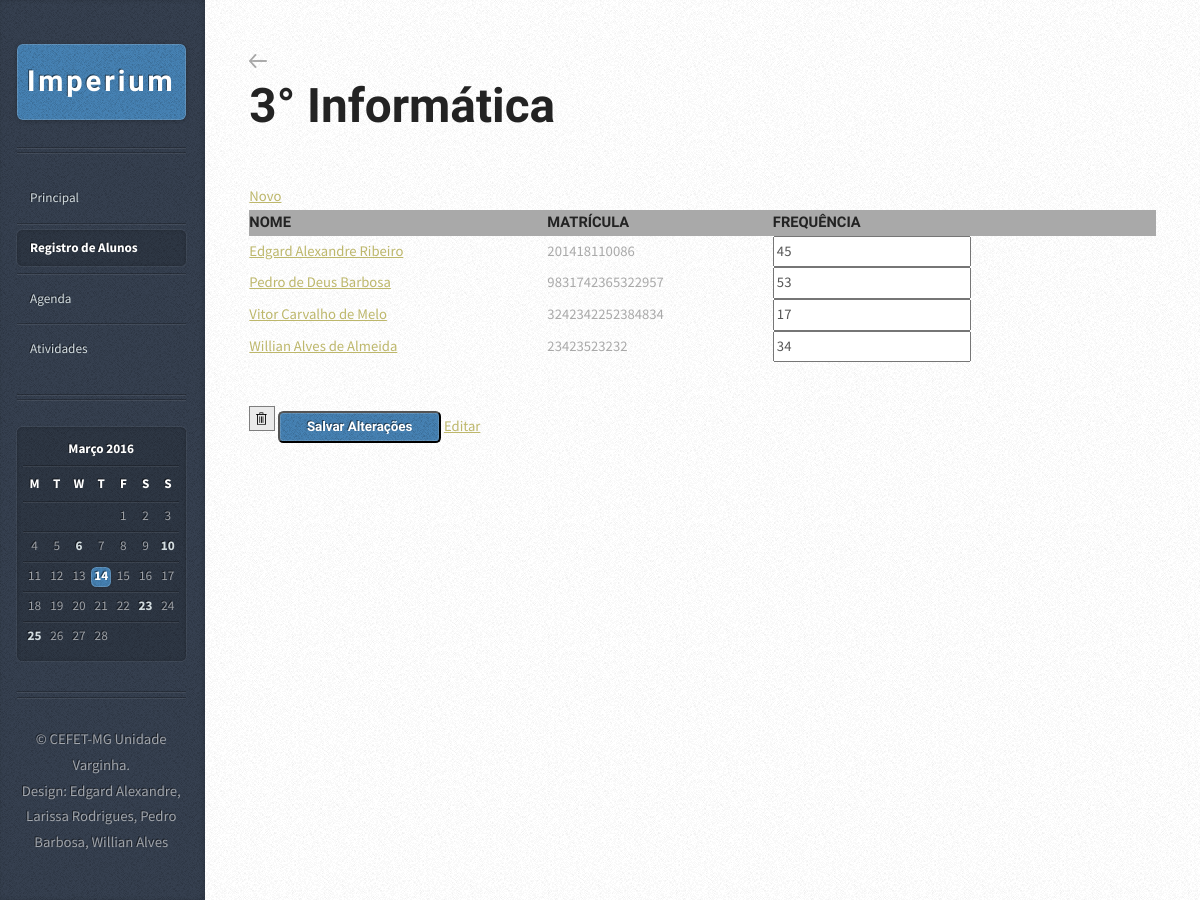
Page /alunoLista.php?id=1 on the earlier database version.
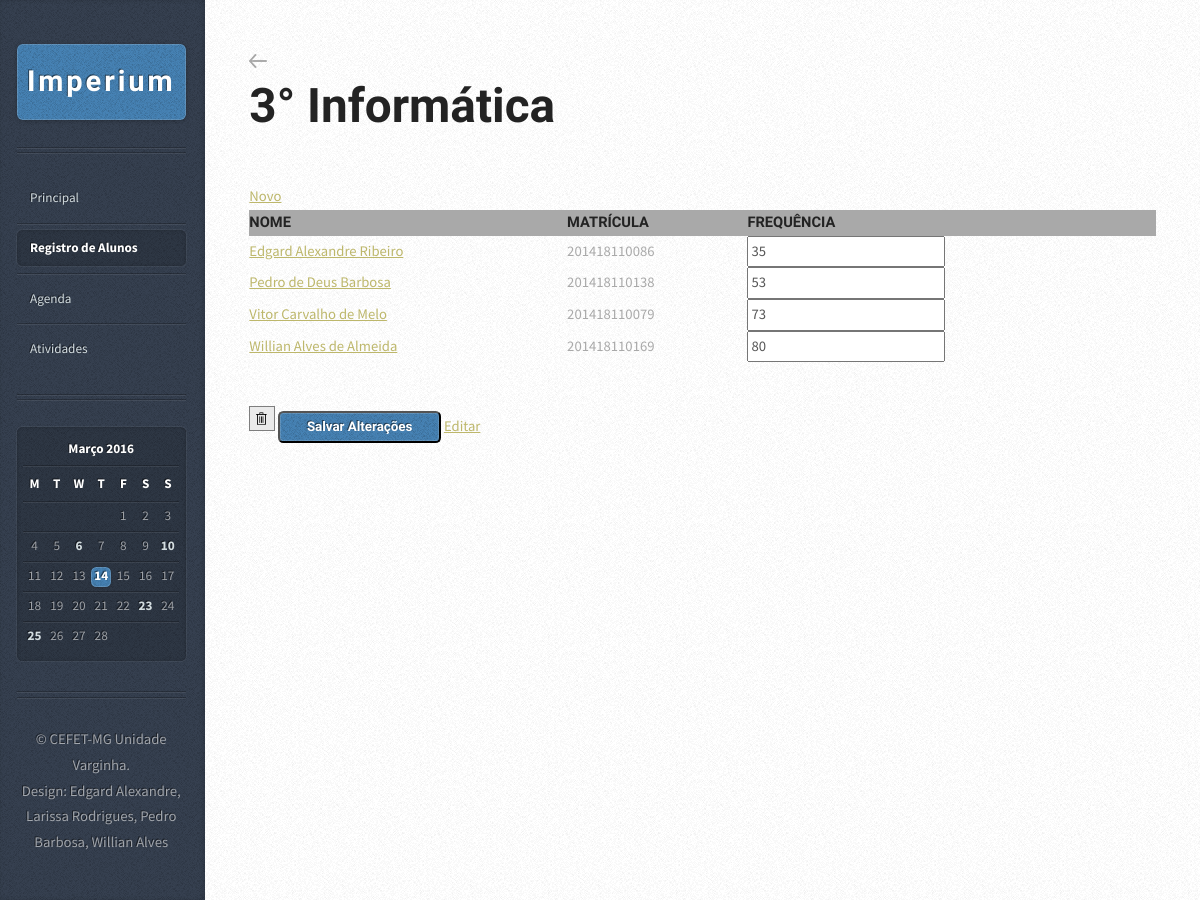
Same page on the later database version.
### tables this page shows
CREATE TABLE IF NOT EXISTS `aluno` (
  `idAluno` int(11) NOT NULL AUTO_INCREMENT,
  `nomeAluno` varchar(45) NOT NULL,
  `matricula` varchar(45) NOT NULL,
  `frequencia` int(11) DEFAULT NULL,
  `idTurmaAluno` int(11) NOT NULL,
  PRIMARY KEY (`idAluno`),
  KEY `idTurmaAluno` (`idTurmaAluno`)
);

### alunoLista.php (the view, shortened to what this page needs)
<?php
    $PDO = db_connect();
	$aux = $_GET["id"];
    $sql = "SELECT idAluno, nomeAluno, matricula, frequencia FROM Aluno WHERE idTurmaAluno = :idTurma ORDER BY nomeAluno ASC";
	$sql2 = "SELECT idTurma, nomeTurma FROM Turma WHERE idTurma = :idTurma ORDER BY nomeTurma ASC";
    $stmt = $PDO->prepare($sql);
	$stmt2 = $PDO->prepare($sql2);
    $stmt->execute(array(':idTurma' => $aux));
	$stmt2->execute(array(':idTurma' => $aux));
?>
<!DOCTYPE HTML>
<html>
<head>
		<link rel="stylesheet" href="assets/css/mainScreen.css" />
        <link rel="stylesheet" href="assets/css/style.css" />
	</head>
<body>
<div id="content">
    <div class="inner">
        <article class="box post post-excerpt">
            <header>
		<a href = "turmaRegistro.php"><img src = "images/setaVoltar.png"></a><br>
        <h2>
			<?php $Turma = $stmt2->fetch(PDO::FETCH_ASSOC)?>
			<p><?php echo $Turma['nomeTurma']?></p>
		</h2>
            </header>
			<table>
				<tr id="listaAluno">
					<td><h5>NOME</h5></td>
					<td><h5>MATRÍCULA</h5></td>
					<td><h5>FREQUÊNCIA</h5></td>
				</tr>
                <form method="post" action="editFrequencia.php?id=<?php echo $aux ?>">
				 <?php while($Aluno = $stmt->fetch(PDO::FETCH_ASSOC)): ?>
				<tr>
                    <td><a href = "alunoRegistro.php?id=<?php echo $Aluno['idAluno']?>"><?php echo $Aluno['nomeAluno'] ?></a></td>
					<td><?php echo $Aluno['matricula'] ?></a></td>
            <td><input type = "number" name = "freq[<?php echo $Aluno['idAluno']?>]" value = "<?php echo $Aluno['frequencia'] ?>"></td>
                </tr>
                <?php endwhile; ?>
				<a href="form-add-Aluno.php?id=<?php echo $Turma['idTurma'] ?>"> Novo</a><br>
        </table>
        </article>
			<a onClick = "if(confirm('Tem certeza que deseja excluir permanentemente esta turma?')) location.href = 'deleteTurma.php?id=<?php echo $Turma['idTurma']?>';"><img src = "images/pbi_deleteicon.png"></a>
            <button type="submit">Salvar Alterações</button>
            <a href='form-editTurma.php?id=<?php echo $Turma['idTurma']?>'>Editar</a>
    </div>
</div>
			<div id="sidebar">
					<h1 id="logo"><a href="#">Imperium</a></h1>
					<nav id="nav">
						<ul>
							<li><a href="indexMain.html">Principal</a></li>
							<li class="current"><a href="turmaRegistro.php">Registro de Alunos</a></li>
							<li><a href="calendario.html">Agenda</a></li>
							<li><a href="atividadeLista.php">Atividades</a></li>
						</ul>
					</nav>
					<section class="box calendar">
						<div class="inner">
							<table>
								<caption>Março 2016</caption>
								<thead>
									<tr>
										<th scope="col" title="Monday">M</th>
										<th scope="col" title="Tuesday">T</th>
										<th scope="col" title="Wednesday">W</th>
										<th scope="col" title="Thursday">T</th>
										<th scope="col" title="Friday">F</th>
										<th scope="col" title="Saturday">S</th>
										<th scope="col" title="Sunday">S</th>
									</tr>
								</thead>
								<tbody>
									<tr>
										<td colspan="4" class="pad"><span>&nbsp;</span></td>
										<td><span>1</span></td>
										<td><span>2</span></td>
										<td><span>3</span></td>
									</tr>
									<tr>
										<td><span>4</span></td>
										<td><span>5</span></td>
										<td><a href="#">6</a></td>
										<td><span>7</span></td>
										<td><span>8</span></td>
										<td><span>9</span></td>
										<td><a href="#">10</a></td>
									</tr>
									<tr>
										<td><span>11</span></td>
										<td><span>12</span></td>
										<td><span>13</span></td>
										<td class="today"><a href="#">14</a></td>
										<td><span>15</span></td>
										<td><span>16</span></td>
										<td><span>17</span></td>
									</tr>
									<tr>
										<td><span>18</span></td>
										<td><span>19</span></td>
										<td><span>20</span></td>
										<td><span>21</span></td>
										<td><span>22</span></td>
										<td><a href="#">23</a></td>
										<td><span>24</span></td>
									</tr>
									<tr>
										<td><a href="#">25</a></td>
										<td><span>26</span></td>
										<td><span>27</span></td>
										<td><span>28</span></td>
										<td class="pad" colspan="3"><span>&nbsp;</span></td>
									</tr>
								</tbody>
							</table>
						</div>
					</section>
					<ul id="copyright">
						<li>&copy; CEFET-MG Unidade Varginha.</li><li>Design: Edgard Alexandre, Larissa Rodrigues, Pedro Barbosa, Willian Alves</a></li>
					</ul>
			</div>
	</body>
</html>

Differences in the rows shown:
changed aluno "Edgard Alexandre Ribeiro": frequencia "45" → "35"
changed aluno "Pedro de Deus Barbosa": matricula "9831742365322957" → "201418110138"
changed aluno "Vitor Carvalho de Melo": matricula "3242342252384834" → "201418110079"; frequencia "17" → "73"
changed aluno "Willian Alves de Almeida": matricula "23423523232" → "201418110169"; frequencia "34" → "80"
